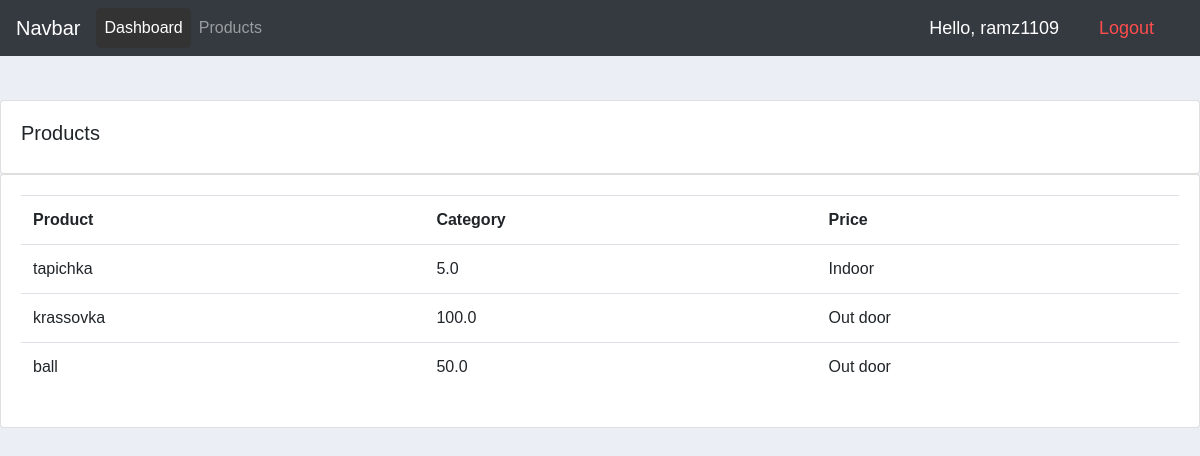
Screenshot of /products/ (signed in) with the database file from the repository.
### accounts/models.py (models this page shows, shortened)
class Product(models.Model):
    CATEGORY = (
        ('Indoor', 'Indoor'),
        ('Out door', 'Outdoor'),
    )
    name = models.CharField(max_length=200, null=True)
    price = models.FloatField(null=True)
    category = models.CharField(max_length=200, null=True, choices=CATEGORY)
    description = models.CharField(max_length=200, null=True, blank = True)
    date_created = models.DateTimeField(auto_now_add=True, null=True)
    tags = models.ManyToManyField(Tag)

### accounts/decorators.py (the view)
        def wrapper_func(request, *args, **kwargs):
            group = None
            if request.user.groups.exists():
                group = request.user.groups.all()[0].name
            if group in allowed_roles:
                return view_func(request, *args, **kwargs)
            else:
                return HttpResponse("You are not allowed to view this page!")

### accounts/views.py (called while the page is built)
@login_required(login_url='login')
@allowed_users(allowed_roles=['admin'])
def products(request):
    products = Product.objects.all()
    return render(request, 'accounts/products.html', {'products': products})

### accounts/templates/accounts/products.html
{% extends 'accounts/main.html' %}
{% block content  %}
<br>
<div class="row">
    <div class="col-md">
        <div class="card card-body">
            <h5>Products</h5>
        </div>
        <div class="card card-body">
            <table class="table">
                <tr>
                    <th>Product</th>
                    <th>Category</th>
                    <th>Price</th>
                </tr>
                {% for i in products %}
                    <tr>
                        <td>{{i.name}}</td>
                        <td>{{i.price}}</td>
                        <td>{{i.category}}</td>
                    </tr>
                {% endfor %}
            </table>
        </div>
    </div>
</div>
{% endblock %}

### accounts/templates/accounts/navbar.html (shortened to what this page needs)
{% load static %}
<nav class="navbar navbar-expand-lg navbar-dark bg-dark">
    <a class="navbar-brand" href="#">Navbar</a>
    <div class="collapse navbar-collapse" id="navbarNav">
      <ul class="navbar-nav">
        {% if request.user.is_staff %}
        <li class="nav-item active">
          <a class="nav-link" href="{% url 'home' %}">Dashboard</a>
        </li>
        <li class="nav-item">
          <a class="nav-link" href="{% url 'products' %}">Products</a>
        </li>
        {% else %}
        <li class="nav-item">
          <a class="nav-link" href="{% url 'account' %}">Settings</a>
        </li>
        {% endif %}
      </ul>
    </div>
    <span class="hello-msg">Hello, {{request.user}}</span>
    <span class="hello-msg"><a href="{% url 'logout' %}">Logout</a></span>
  </nav>

### static/css/main.css (style rules this page uses)
body { background-color: #ebeff5; }

### accounts/templates/accounts/navbar.html (style rules this page uses)
body { font-family: Arial, sans-serif; }
.navbar { margin-bottom: 20px; }
.hello-msg { font-size: 18px; color: #fff; margin-right: 20px; padding: 5px 10px; border-radius: 5px; transition: background-color 0.3s; }
.hello-msg a { color: #ff4d4d; text-decoration: none; transition: color 0.3s; }
.nav-item.active a.nav-link { background-color: #333; border-radius: 5px; }

### rows the page displays
Product: name "tapichka", price "5.0", category "Indoor"
Product: name "krassovka", price "100.0", category "Out door"
Product: name "ball", price "50.0", category "Out door"

### other values shown
{{ request.user }} "ramz1109"
